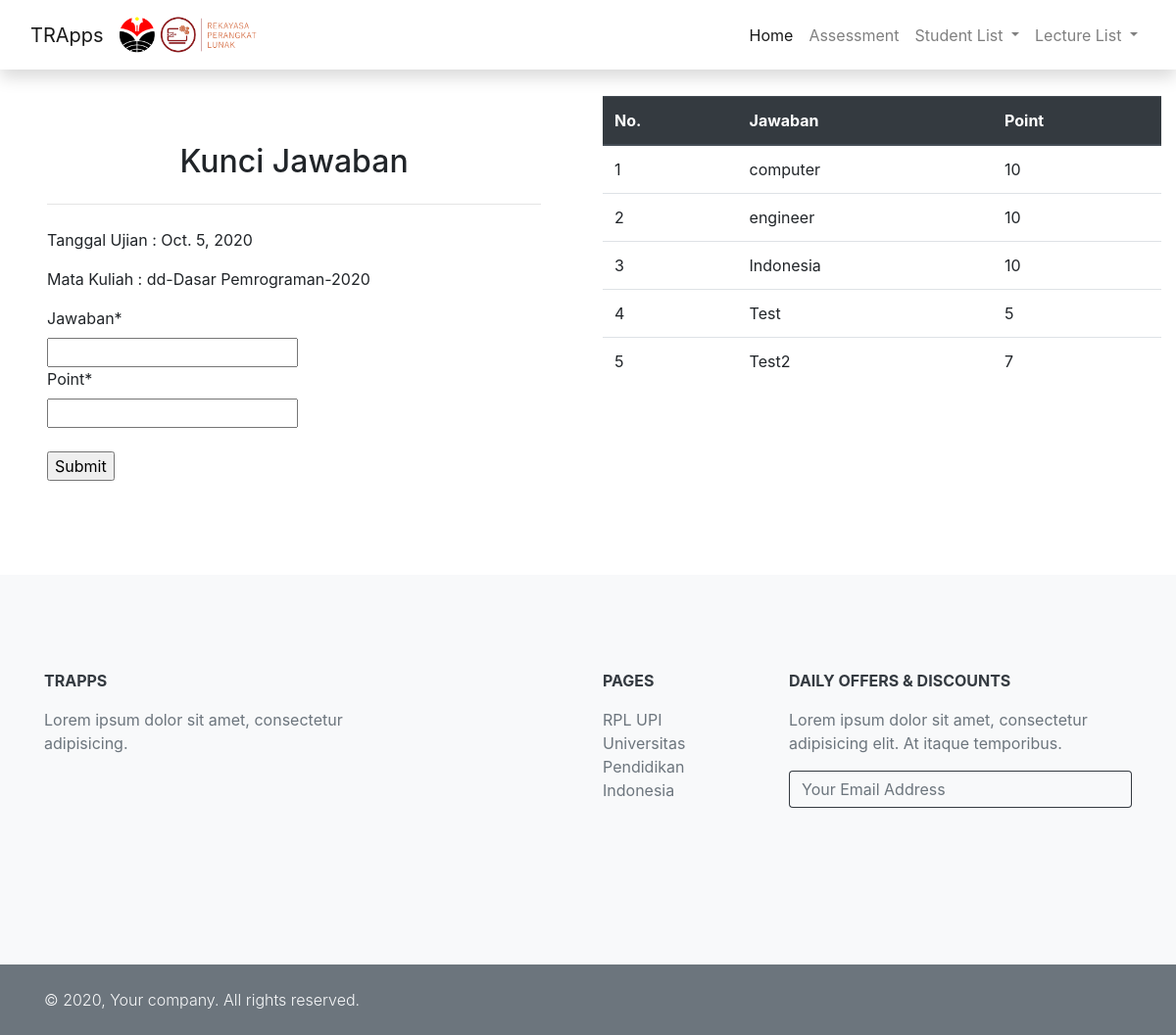
/testlist/1/answerkey/, run on the app's committed database.
### TRApps/model/tabelTest.py (models this page shows, shortened)
class Test(models.Model):
    mata_kuliah = models.ForeignKey(DosenPengampu, on_delete=models.CASCADE)
    tanggalUjian = models.DateField()

### TRApps/model/tabelDosenPengampu.py (models this page shows)
class DosenPengampu (models.Model):
    tahunAjaran = models.CharField(max_length=45)
    dosen_Pengampu = models.ForeignKey(Dosen, on_delete=models.CASCADE)
    mata_kuliah = models.ForeignKey(MataKuliah, on_delete=models.CASCADE)
    def __str__(self):
        return self.dosen_Pengampu.nama_dosen+"-"+self.mata_kuliah.namaMK+"-"+self.tahunAjaran

### TRApps/model/tabelDosen.py (models this page shows, shortened)
class Dosen (models.Model):
    nip_dosen = models.CharField(max_length=45)
    nama_dosen = models.CharField(max_length=45)

### TRApps/model/tabelMataKuliah.py (models this page shows, shortened)
class MataKuliah (models.Model):
    kodeMK = models.CharField(max_length=10)
    namaMK = models.CharField(max_length=45)

### TRApps/model/tabelKunciJawaban.py (models this page shows, shortened)
class KunciJawaban (models.Model):
    tanggalUjian = models.ForeignKey(Test, on_delete=models.CASCADE)
    mata_kuliah = models.ForeignKey(DosenPengampu, on_delete=models.CASCADE)
    jawaban = models.CharField(max_length=45)
    point = models.IntegerField()

### TRApps/views.py (the view)
# urls.py: path('testlist/<id>/answerkey/', createKunciJawaban, name = 'kunciJawaban'),
def createKunciJawaban(request, id):
	test_instance = None
	if id:
		test_instance = Test.objects.get(pk=id)
	context = {}
	if request.method == 'POST':
		form = kunciJawabanForm(request.POST)
		if form.is_valid():
			form.save()
	else:
		form = kunciJawabanForm(initial={'tanggalUjian': test_instance.id, 'mata_kuliah': test_instance.mata_kuliah })
	context['form'] = form
	context['dataset'] = KunciJawaban.objects.all()
	context['test_instance'] = test_instance
	return render(request, "tabelKunciJawaban.html", context)

### TRApps/forms/kunciJawabanForm.py
class kunciJawabanForm(forms.ModelForm):
    helper = FormHelper()
    helper.form_tag = False
    helper.disable_csrf = True
    tanggalUjian = forms.ModelChoiceField(queryset=Test.objects.all(), widget=forms.HiddenInput())
    mata_kuliah = forms.ModelChoiceField(queryset=DosenPengampu.objects.all(), widget=forms.HiddenInput())
    class Meta:
        model = KunciJawaban
        fields = [
            "tanggalUjian",
            "mata_kuliah",
            "jawaban",
            "point",
        ]

### TRApps/Templates/tabelKunciJawaban.html (shortened to what this page needs)
{% extends "layout.html" %}
{% block content %}
{% load crispy_forms_tags %}
<section class="">
    <div class="container-fluid my-5">
        <div class="row">
            <div class="p-xl-5 col-lg-6">
                <h2 style="text-align:center;">Kunci Jawaban</h2>
                <hr class="my-4"/>
                <p>Tanggal Ujian : {{test_instance.tanggalUjian}} </p>
                <p> Mata Kuliah : {{test_instance.mata_kuliah}} </p>
                <form method="POST" enctype="multipart/form-data">
                    <div class="mb-4">
                        {% crispy form %}
                    </div>
                    <input type="submit" value="Submit">
                </form>
            </div>
            <div class="col-lg-6">
                <table class="table">
                  <thead class="thead-dark">
                    <tr>
                      <th>No.</th>
                      <th>Jawaban</th>
                      <th>Point</th>
                    </tr>
                  </thead>
                {% for data in dataset %}
                <tr>
                    <td>{{ data.id }}</td>
                    <td>{{ data.jawaban }}</td>
                    <td>{{ data.point }}</td>
                </tr>
                {% endfor %}
              </table>
            </div>
        </div>
    </div>
</section>
{% endblock %}

### TRApps/static/css/custom.css (style rules this page uses)
.mb-4, .my-4 { margin-bottom: 1.5rem!important; }
.mt-4, .my-4 { margin-top: 1.5rem!important; }
.mt-5, .my-5 { margin-top: 3rem!important; }
.mb-5, .my-5 { margin-bottom: 3rem!important; }
.p-xl-5 { padding: 3rem!important; }

### data on the page
Test: tanggalUjian "Oct. 5, 2020", mata_kuliah "dd-Dasar Pemrograman-2020"
KunciJawaban: id "1", jawaban "computer", point "10"
KunciJawaban: id "2", jawaban "engineer", point "10"
KunciJawaban: id "3", jawaban "Indonesia", point "10"
KunciJawaban: id "4", jawaban "Test", point "5"
KunciJawaban: id "5", jawaban "Test2", point "7"
